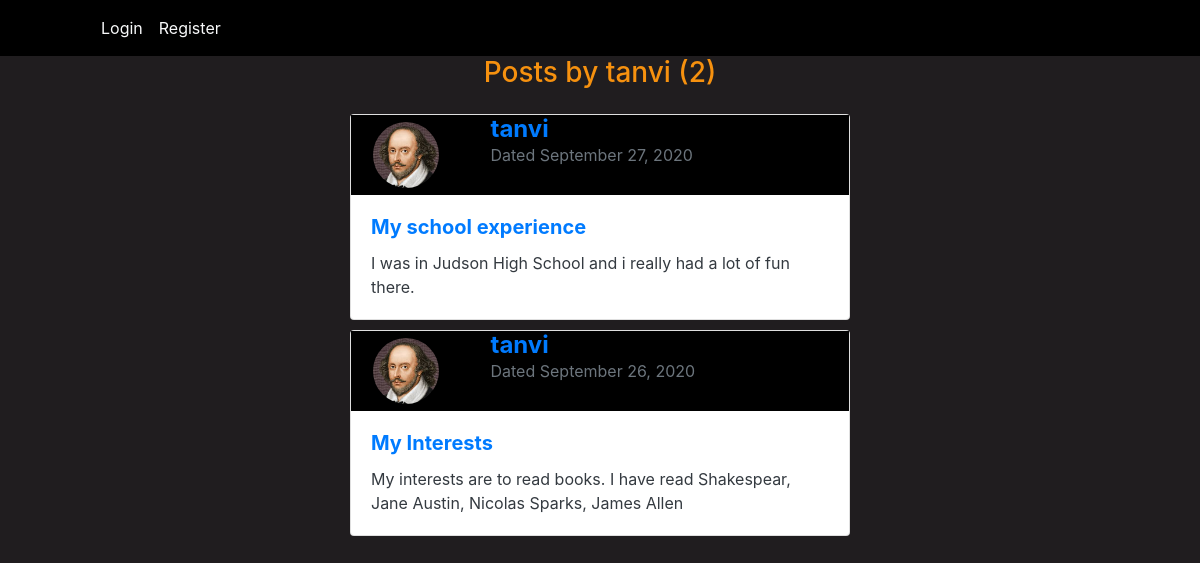
/blog/user/tanvi, run on the app's committed database.
### blog/models.py (models this page shows, shortened)
class Post(models.Model):
    title = models.CharField(max_length=100)
    content = models.TextField()
    date = models.DateTimeField(auto_now_add=True)
    author = models.ForeignKey(User,on_delete=models.CASCADE)

### users/models.py (models this page shows, shortened)
class Profile(models.Model):
    user = models.OneToOneField(User,on_delete=models.CASCADE)
    image = models.ImageField(default="default.png",upload_to="profile_pics")
    bio = models.TextField()

### blog/views.py (the view)
# urls.py: path('user/<str:username>',UserPostListView.as_view(),name='user_posts'),
class UserPostListView(ListView):
    model = Post
    template_name = 'blog/user_posts.html'
    context_object_name = 'posts'
    paginate_by = 5
    def get_queryset(self):
        user = get_object_or_404(User,username=self.kwargs.get('username'))
        return Post.objects.filter(author=user).order_by('-date')

### blog/templates/blog/user_posts.html (shortened to what this page needs)
{% extends "blog/base.html" %}
{% block body1 %}
    <h3 class="mb-4" style="text-align: center;">Posts by {{view.kwargs.username}} ({{page_obj.paginator.count}})</h3>
    {% for post in posts %}
        <div style="margin:10px;padding:auto;">
            <div class="card mx-auto"  style="width:500px">
                <div class="container">
                    <div class="row">
                    <div class="col-sm-3" style="background-color:black;">
                        <img class="card-img-top rounded-circle"  style="border-radius: 50%; height:80px; width:80px;padding:7px" src="{{post.author.profile.image.url}}" alt="Card image"/>
                    </div>
                    <div class="col-sm-9" style="background-color:black;">
                        <p>
                            <span class="h4 font-weight-bold">
                                <a href="{% url 'user_posts' post.author.username %}">{{post.author}}</a>
                            </span><br>
                            <span class = "text-muted">Dated {{post.date|date:"F d, Y"}}</span>
                        </p>
                    </div>
                    </div>
                </div>
                <div class="card-body text-dark">
                    {% if post.title %}
                        <div class="card-title h5 font-weight-bold">
                            <a href="{% url 'post_detail' post.id %}">{{post.title}}</a></div>
                    {% endif %}
                    <p class="card-text">
                        {{post.content}}
                    </p>
                </div>
            </div>
        </div>
    {% endfor %}
{% endblock body1 %}

### blog/static/blog/main.css (style rules this page uses)
body { background-color: rgb(32, 29, 31); color:rgb(246, 145, 15) }

### data on the page
Post: author.profile.image (picture), author "tanvi", date "September 27, 2020", title "My school experience", content "I was in Judson High School and i really had a lot of fun there."
Post: author.profile.image (picture), author "tanvi", date "September 26, 2020", title "My Interests", content "My interests are to read books. I have read Shakespear, Jane Austin, Nicolas Sparks, James Allen"

### other printed values
{{ view.kwargs.username }} "tanvi"
{{ page_obj.paginator.count }} "2"
